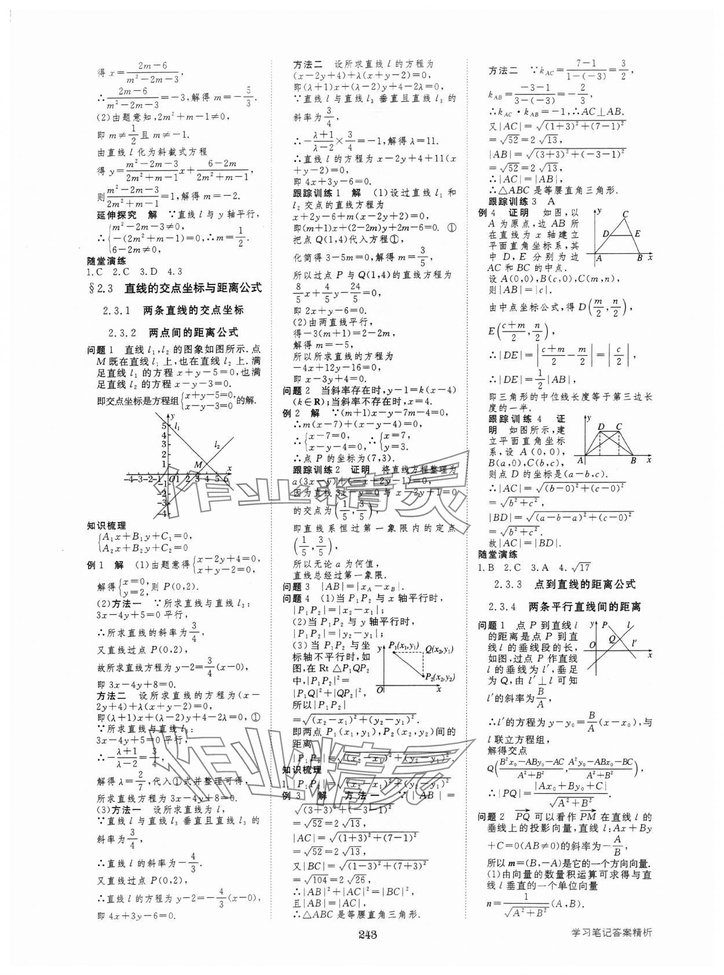
#> input picture 工作区/_调研-答案册版式0911/bubugao_ans_p14.jpg, 724 x 975 px, shrunk from 1250 x 1683 before the run
$ python '_细核步步高.py' bubugao_ans_p14.jpg --y0 60 --y1 1570
#> lines starting #> are read from the running program, lines starting #| are printed output that depends on the picture; after the words box and inside, x2 and y2 are one past the last pixel; in counts of white or black regions, pixels touching at a corner belong together
# -*- coding: utf-8 -*-
"""看板六十九遗留「步步高缩进 ≈150–170 待细核」。
方法与六十九同构：灰阈<120 → 逐行首墨列 → 10px 分桶；
增强：先按 x 投影分栏（答案页为多栏，绝对 px 受栏位影响，栏内相对量才可比），
每行输出首墨列（栏内相对 / 全图绝对）、右缘、行高，另测行心偏移以判标题居中。
用法:
  python _细核步步高.py bubugao_ans_p14.jpg --y0 60 --y1 1570
  python _细核步步高.py quanpin_ans_p1.jpg --y0 250 --y1 1700   # 复核全品基准70/100
"""
import argparse
import numpy as np
from PIL import Image

THR = 120   # 灰阈
BIN = 10    # 分桶宽


def denoise(ink):
    """去孤立噪点(JPEG蝇斑)：3x3 邻域墨邻居<3 的剔掉。"""
    p = np.pad(ink, 1)
    n = np.zeros_like(p, dtype=np.int16)
    for dy in (-1, 0, 1):
        for dx in (-1, 0, 1):
            if dy or dx:
                n += np.roll(np.roll(p, dy, 0), dx, 1)
    return ink & (n[1:-1, 1:-1] >= 3)


def split_cols(ink, mingap=18, island=8, minw=60):
    """x 投影找栏：on-段之间空隙>mingap 分栏，栏内 ≤island 的窄岛(竖虚线)并掉。"""
    cnt = ink.sum(axis=0)
    xs = np.where(cnt > 2)[0]
    if len(xs) == 0:
        return []
    runs, s, p = [], xs[0], xs[0]
    for x in xs[1:]:
        if x - p > 1:
            runs.append([s, p]); s = x
        p = x
    runs.append([s, p])
    merged = [runs[0]]
    for a, b in runs[1:]:
        if a - merged[-1][1] <= island:
            merged[-1][1] = b
        else:
            merged.append([a, b])
    return [(a, b) for a, b in merged if b - a >= minw]


def lines_of(ink, gap=5, minh=6):
    """逐行：空白行数>gap 断行；行高<minh 丢弃。"""
    rows = ink.any(axis=1)
    ys = np.where(rows)[0]
    if len(ys) == 0:
        return []
    segs, s, p = [], ys[0], ys[0]
    for y in ys[1:]:
        if y - p > gap:
            segs.append((s, p)); s = y
        p = y
    segs.append((s, p))
    out = []
    for y0, y1 in segs:
        sub = ink[y0:y1 + 1]
        xs = np.where(sub.any(axis=0))[0]
        if len(xs) == 0:
            continue
        h = int(sub.any(axis=1).sum())
        if h < minh:
            continue
        out.append(dict(y0=int(y0), y1=int(y1), left=int(xs[0]),
                        right=int(xs[-1]), h=h))
    return out


ap = argparse.ArgumentParser()
ap.add_argument('img')
ap.add_argument('--y0', type=int, default=0)
ap.add_argument('--y1', type=int, default=10 ** 9)
ap.add_argument('--x0', type=int, default=0)
ap.add_argument('--x1', type=int, default=10 ** 9)
a = ap.parse_args()

g = np.asarray(Image.open(a.img).convert('L'))
ink = g < THR
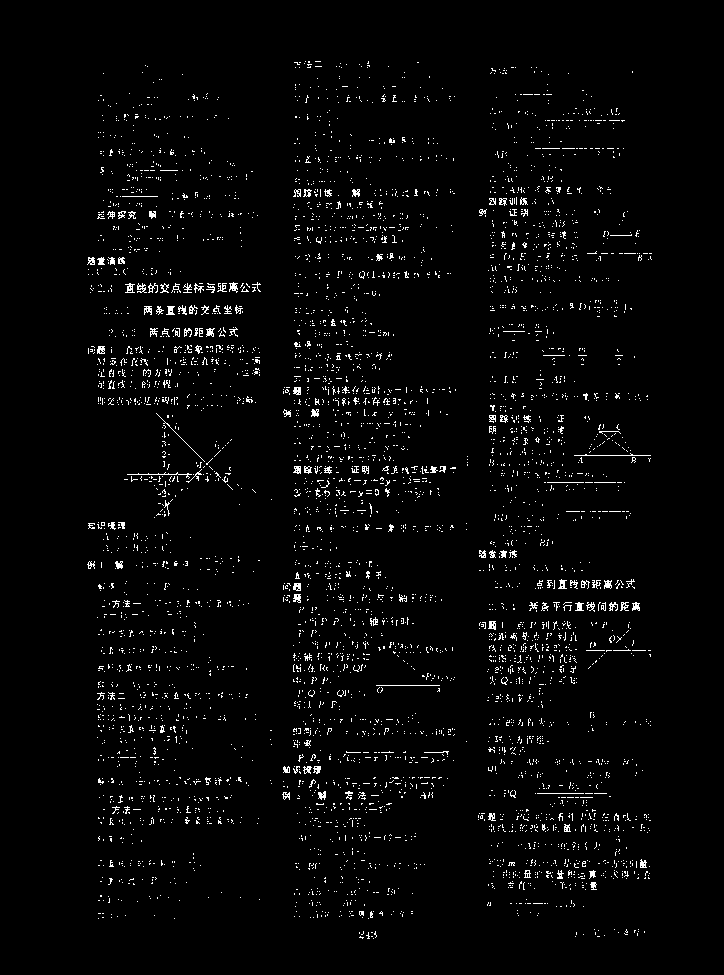
#> ink: shape (975, 724) bool; 2.6% white in thin lines or dots, all inside (x1, y1, x2, y2) = (87, 61, 652, 939)
raw = int(ink.sum())
#> raw = 18576
ink = denoise(ink)
#> in denoise, `p = np.pad(ink, 1)`:
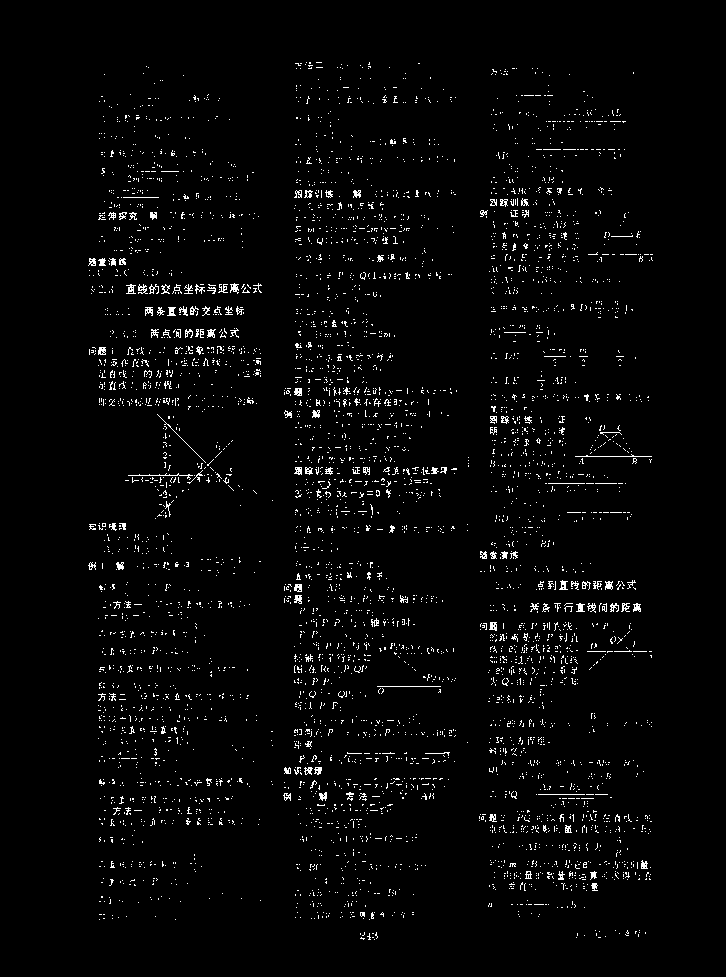
#> p: shape (977, 726) bool; 2.6% white in thin lines or dots, all inside (x1, y1, x2, y2) = (88, 62, 653, 940)
#> after the loop in denoise, `for dy in (-1, 0, 1):`:
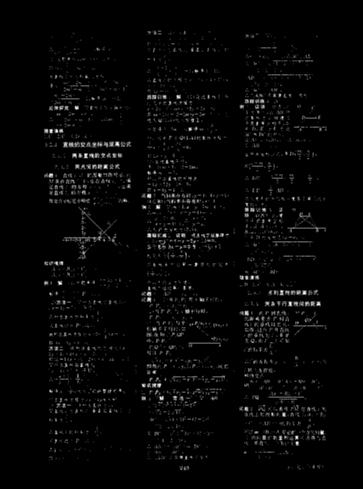
#> n: shape (977, 726) int16 (shown at 1/2 size); min 0, max 8, mean 0.21; drawn with min black and max white
#> in denoise, `return ink & (n[1:-1, 1:-1] >= 3)`:
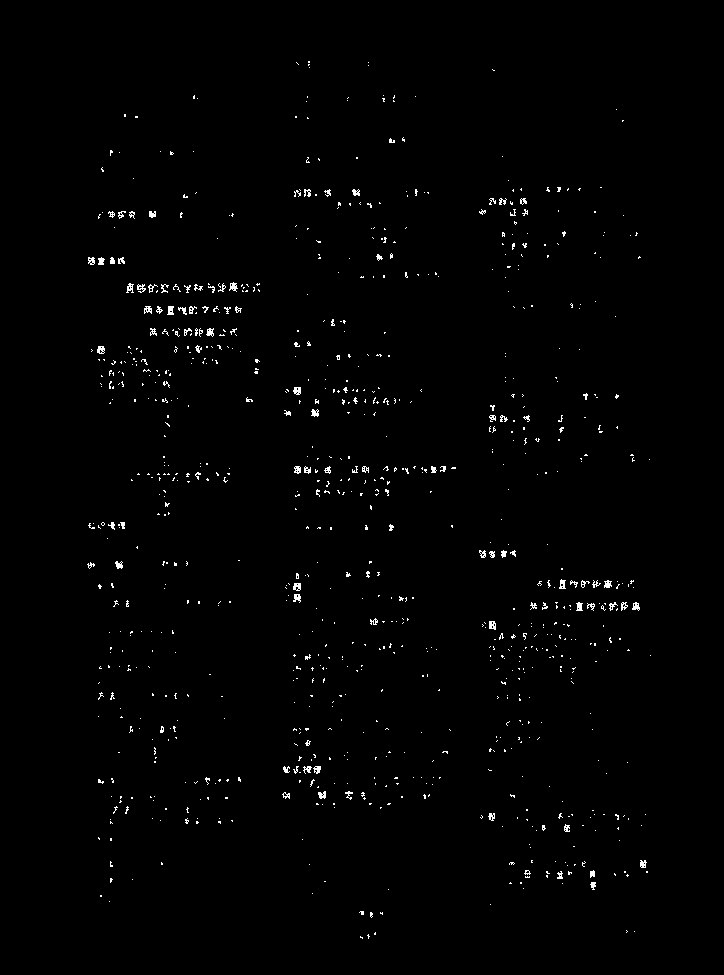
#> returned value: shape (975, 724) bool; 0.95% white in thin lines or dots, all inside (x1, y1, x2, y2) = (87, 61, 651, 939)
H, W = ink.shape
body = ink.copy()
body[:a.y0] = False
body[a.y1:] = False
cols = split_cols(body)
#> in split_cols, `cnt = ink.sum(axis=0)`: cnt = 724 values, max 56 at index 296, min 0 at index 0, mean 9.28
#> in split_cols, `xs = np.where(cnt > 2)[0]`: xs = 462 values from 88 to 646
#> in split_cols, `runs, s, p = [], xs[0], xs[0]`: runs = []; s = 88
#> the loop in split_cols, `for x in xs[1:]:` made 461 passes
#> (x, s, p) on passes 7, 15: (97, 97, 97), (108, 108, 108)
#> after the loop in split_cols, `for x in xs[1:]:`: runs = 25 pairs, first value 88 to 621, second value 94 to 628
#> in split_cols, `merged = [runs[0]]`: merged = [[88, 94]]
#> the loop in split_cols, `for a, b in runs[1:]:` made 25 passes
#> (a, b) on passes 1 to 8: (97, 104), (108, 243), (246, 248), (251, 251), (253, 259), (283, 290), (293, 300), (304, 334)
#> after the loop in split_cols, `for a, b in runs[1:]:`: merged = [[88, 259], [283, 452], [479, 646]]
#> cols = [(88, 259), (283, 452), (479, 646)]
cols = [(max(l, a.x0), min(r, a.x1)) for l, r in cols if min(r, a.x1) - max(l, a.x0) > 60]
print(f'图 {a.img} {W}x{H} | 墨点 灰阈<{THR}: 前{raw} 去噪后{int(ink.sum())} | 正文y[{a.y0},{a.y1}]')
#| 图 bubugao_ans_p14.jpg 724x975 | 墨点 灰阈<120: 前18576 去噪后6717 | 正文y[60,1570]
print(f'栏数 {len(cols)}: ' + '  '.join(f'栏{i}:x[{l},{r}]w{r - l}' for i, (l, r) in enumerate(cols, 1)))
#| 栏数 3: 栏1:x[88,259]w171  栏2:x[283,452]w169  栏3:x[479,646]w167
for ci, (l, r) in enumerate(cols, 1):
    ls = lines_of(body[:, l:r + 1])
    hist = {}
    for e in ls:
        b = e['left'] // BIN * BIN
        hist[b] = hist.get(b, 0) + 1
    hs = sorted(e['h'] for e in ls)
    medh = hs[len(hs) // 2] if hs else 0
    print(f'\n== 栏{ci} x[{l},{r}] 行数{len(ls)} 行高中位{medh}px ==')
    print('首墨列(栏内相对)10px桶: ' +
          '  '.join(f'{b:3d}-{b + 9:3d}:{n}' for b, n in sorted(hist.items())))
    print('逐行: y范围 | 相对L 绝对L | R h(行高px)')
    for e in ls:
        print(f"y{e['y0']:>4}-{e['y1']:<4} | L{e['left']:>3}/abs{l + e['left']:>4} | R{e['right']:>3} h{e['h']:>2}")
#> this loop made 3 passes
#> (l, r, medh) on passes 1 to 2: (88, 259, 8), (283, 452, 7)
#> (printed output is left out)

$ run again, with 工作区/_调研-答案册版式0911/jiaocaibang_ans_p1.jpg copied over 工作区/_调研-答案册版式0911/bubugao_ans_p14.jpg
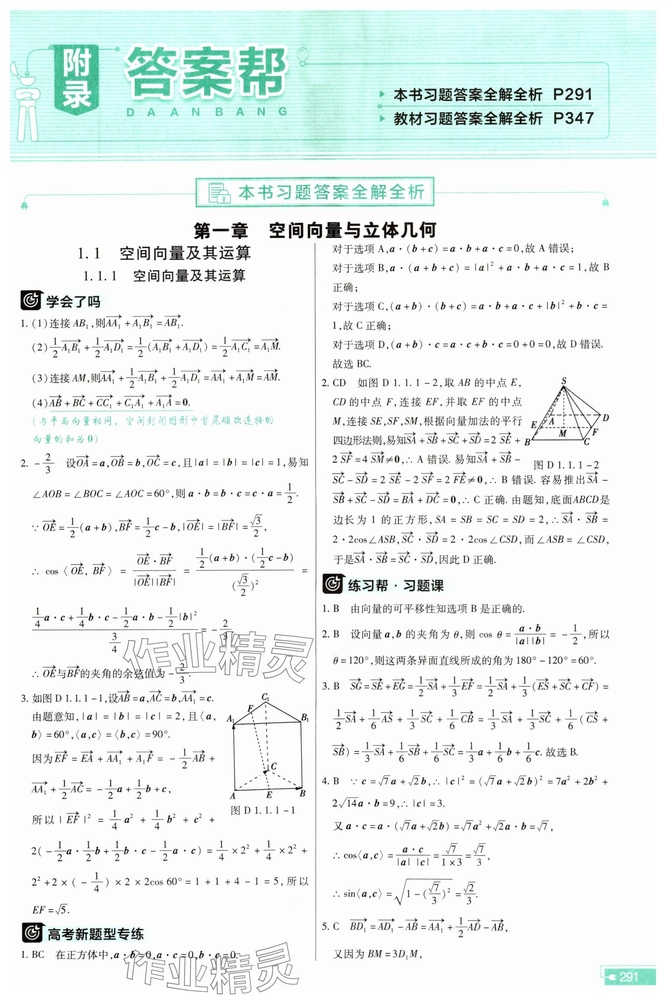
#> input picture 工作区/_调研-答案册版式0911/jiaocaibang_ans_p1.jpg, 666 x 1000 px, shrunk from 1861 x 2796 before the run
#> `ink = g < THR`:
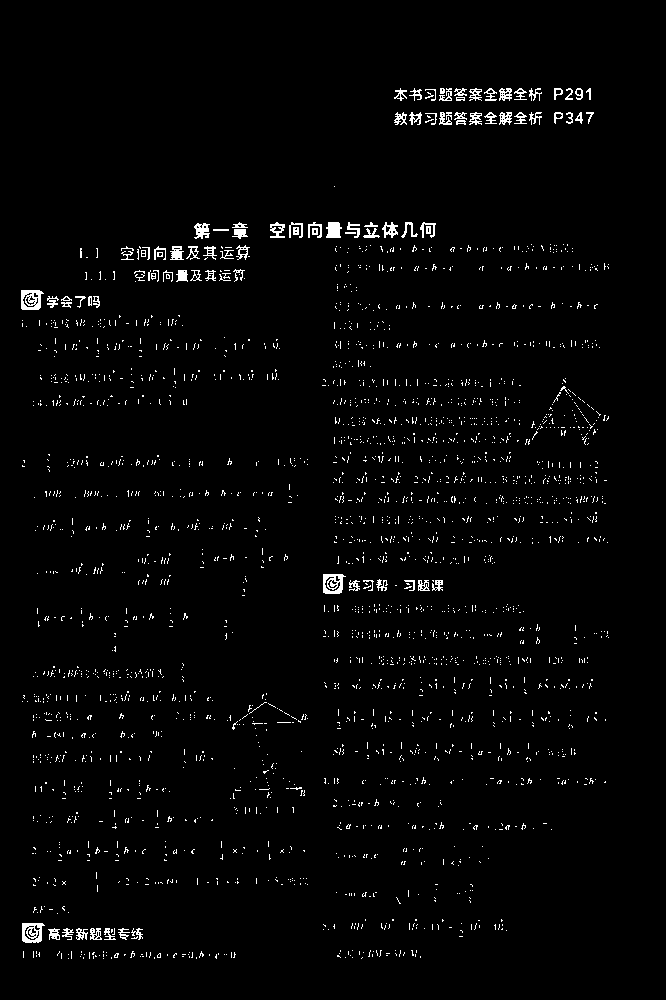
#> ink: shape (1000, 666) bool; 2.2% white in thin lines or dots, all inside (x1, y1, x2, y2) = (21, 88, 609, 959)
#> raw = 14808
#> in denoise, `return ink & (n[1:-1, 1:-1] >= 3)`:
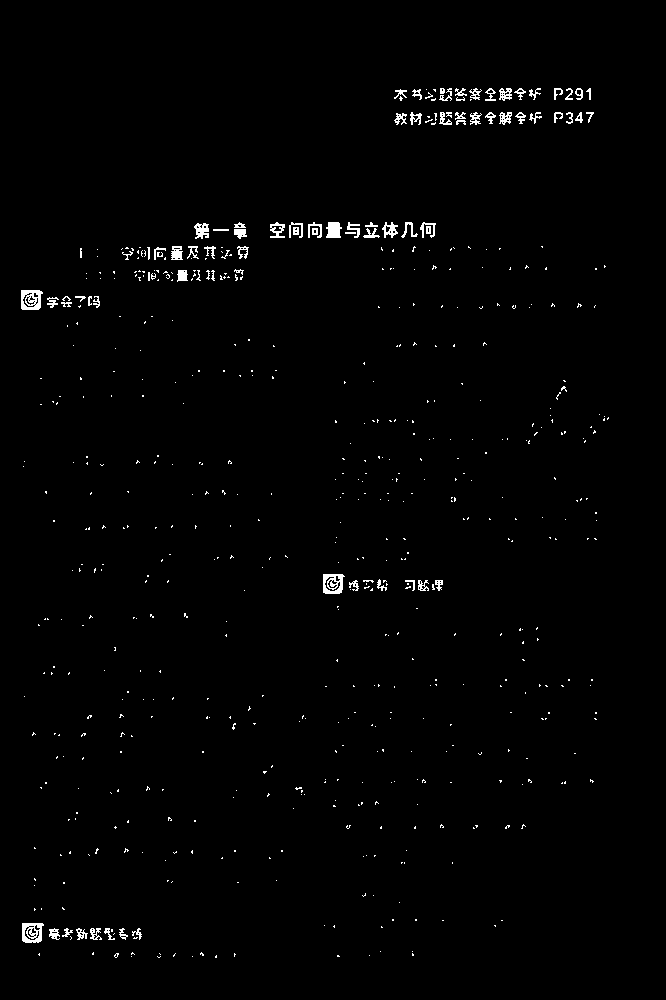
#> returned value: shape (1000, 666) bool; 1.1% white in thin lines or dots, all inside (x1, y1, x2, y2) = (21, 88, 609, 958)
#> cnt = 666 values, max 44 at index 412, min 0 at index 0, mean 11.45
#> xs = 527 values from 21 to 604
#> in split_cols, `runs, s, p = [], xs[0], xs[0]`: runs = []; s = 21
#> the loop in split_cols, `for x in xs[1:]:` made 526 passes
#> (x, s, p) on pass 52: (75, 75, 75)
#> after the loop in split_cols, `for x in xs[1:]:`: runs = 25 pairs, first value 21 to 586, second value 72 to 596
#> in split_cols, `merged = [runs[0]]`: merged = [[21, 72]]
#> the loop in split_cols, `for a, b in runs[1:]:` made 25 passes
#> (a, b) on passes 1 to 8: (75, 128), (130, 209), (211, 218), (220, 249), (252, 252), (262, 264), (268, 284), (289, 302)
#> after the loop in split_cols, `for a, b in runs[1:]:`: merged = [[21, 252], [262, 604]]
#> cols = [(21, 252), (262, 604)]
#| 图 bubugao_ans_p14.jpg 666x1000 | 墨点 灰阈<120: 前14808 去噪后7624 | 正文y[60,1570]
#| 栏数 2: 栏1:x[21,252]w231  栏2:x[262,604]w342
#> the loop `for ci, (l, r) in enumerate(cols, 1):` made 2 passes
#> (ci, l, r, medh) on passes 1 to 2: (1, 21, 252, 10), (2, 262, 604, 10)
#> (printed output is left out)
